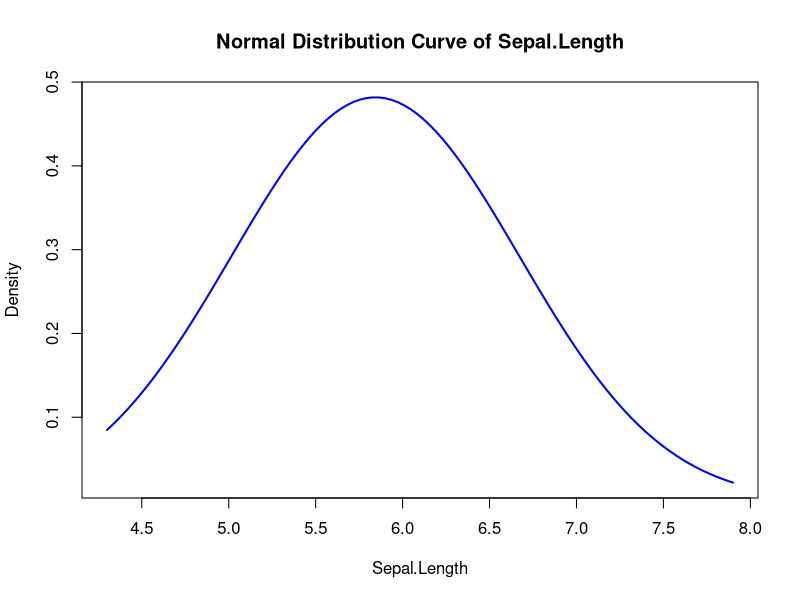
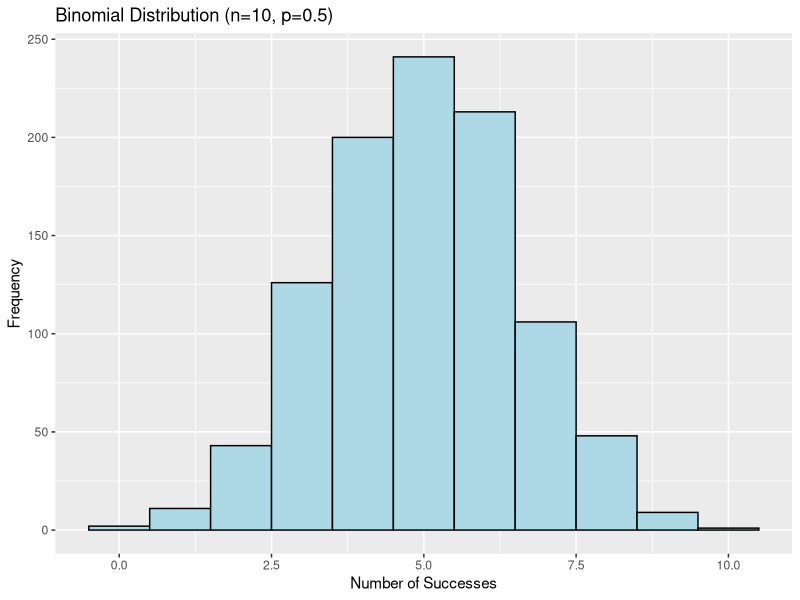

Generate these figures, in order, with R:
#Part B: Probability & Distributions

#Dataset: iris (built-in R dataset)
#1. Plot a normal distribution curve with mean = mean of Sepal.Length and sd = sd of Sepal.Length.
#2. Perform a Shapiro–Wilk test to check if Sepal.Length follows a normal distribution.
#3. Simulate 1000 samples from a binomial distribution (n = 10, p = 0.5) and plot its histogram.
#4. Compare the sample mean and variance with theoretical values for the binomial distribution.



#####--------    Answers ----------  #####


library(ggplot2)


#1Normal Distribution Curve for Sepal.Length
data(iris)

# Mean and SD of Sepal.Length
mu <- mean(iris$Sepal.Length)
sigma <- sd(iris$Sepal.Length)

# Sequence of values
x <- seq(min(iris$Sepal.Length), max(iris$Sepal.Length), length = 100)

# Normal curve
y <- dnorm(x, mean = mu, sd = sigma)

plot(x, y, type = "l", col = "blue", lwd = 2,
     main = "Normal Distribution Curve of Sepal.Length",
     xlab = "Sepal.Length", ylab = "Density")


#2 Shapiro–Wilk Test for Normality
shapiro.test(iris$Sepal.Length)

#3
set.seed(123)
samples <- rbinom(1000, size = 10, prob = 0.5)

df_binom <- data.frame(samples)

ggplot(df_binom, aes(x = samples)) +
  geom_histogram(binwidth = 1, fill = "lightblue", color = "black") +
  labs(title = "Binomial Distribution (n=10, p=0.5)",
       x = "Number of Successes", y = "Frequency")

#4
# Sample stats
sample_mean <- mean(samples)
sample_var <- var(samples)

# Theoretical stats
theoretical_mean <- 10 * 0.5
theoretical_var <- 10 * 0.5 * (1 - 0.5)

sample_mean; sample_var
theoretical_mean; theoretical_var


